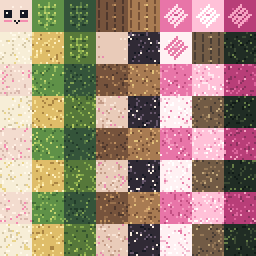
#> input picture docs/models/female_uwu_guardian.png, 128 x 128 px, found by its file name (shown 2 times larger)
$ python preview_owl_guardian.py
#> lines starting #> are read from the running program, lines starting #| are printed output that depends on the picture
#> `out=Image.new('RGB',(988,640),'#302e37')`:
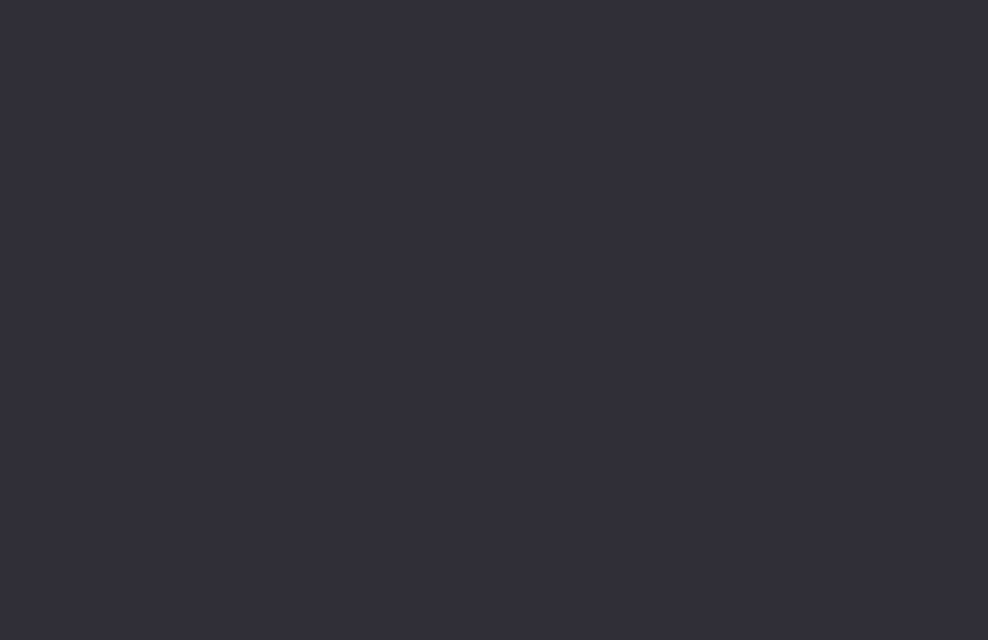
#> out: PIL image 988x640 RGB; mean R, G, B 48, 46, 55
"""Render an orthographic preview directly from the packaged guardian mesh and atlas."""
from pathlib import Path
import json
import math
import numpy as np
from PIL import Image
from generate_owl_residents import ROOT, RES

FACE = {
    'north': ([[-1,1,-1],[1,1,-1],[-1,-1,-1]], (1,1)),
    'south': ([[1,1,1],[-1,1,1],[1,-1,1]], (3,1)),
    'east': ([[1,1,-1],[1,1,1],[1,-1,-1]], (2,1)),
    'west': ([[-1,1,1],[-1,1,-1],[-1,-1,1]], (0,1)),
    'up': ([[-1,1,1],[1,1,1],[-1,1,-1]], (1,0)),
    'down': ([[-1,-1,-1],[1,-1,-1],[-1,-1,1]], (2,0)),
}

def render(angle, tilt, zoom, focus, width, height, frame=''):
#> called with angle = -16, tilt = 5, zoom = 18.2, width = 300, height = 640, frame = ''
    yaw,up=math.radians(angle),math.radians(tilt)
    right=np.array([math.cos(yaw),0,math.sin(yaw)])
    camera=np.array([math.sin(yaw)*math.cos(up),math.sin(up),-math.cos(yaw)*math.cos(up)])
    vertical=np.cross(right,camera)
    canvas=np.zeros((height,width,4),dtype=np.uint8)
    depth=np.full((height,width),-np.inf)
    atlas=np.asarray(Image.open(RES/'textures/entity'/('female_uwu_guardian'+frame+'.png')).convert('RGBA'))
#> atlas is the input picture: shape (128, 128, 4); mean R, G, B, A 162.9, 138.9, 122.6, 255
    for bone in json.loads((RES/'geometry/guardian_bones.json').read_text())['bones']:
        pivot=np.array(bone['pivot'])
        for part in bone['cubes']:
            center=(pivot+part['position'])*[1,-1,1]+[0,24,0]
            size=np.array(part['size'])/2
            ax,ay,az=np.array(part['rotation'])*[-1,1,-1]
            sx,cx=math.sin(ax),math.cos(ax);sy,cy=math.sin(ay),math.cos(ay);sz,cz=math.sin(az),math.cos(az)
            rotate=np.array([[cz,-sz,0],[sz,cz,0],[0,0,1]])@np.array([[cy,0,sy],[0,1,0],[-sy,0,cy]])@np.array([[1,0,0],[0,cx,-sx],[0,sx,cx]])
            for coords,(u,v) in FACE.values():
                points=(np.array(coords)*size)@rotate.T+center
                normal=np.cross(points[1]-points[0],points[2]-points[0]);normal/=np.linalg.norm(normal)
                if normal@camera<=.002:continue
                a=np.array([[(p-focus)@right*zoom+width/2, -(p-focus)@vertical*zoom+height/2] for p in points])
                positions=np.vstack([a,a[1]+a[2]-a[0]])
                x1,y1=np.maximum(np.floor(positions.min(axis=0)).astype(int),[0,0])
                x2,y2=np.minimum(np.ceil(positions.max(axis=0)).astype(int)+1,[width,height])
                if x1>=x2 or y1>=y2:continue
                yy,xx=np.mgrid[y1:y2,x1:x2]
                inv=np.linalg.inv(np.column_stack((a[1]-a[0],a[2]-a[0])))
                dx=xx+.5-a[0,0];dy=yy+.5-a[0,1]
                tx=inv[0,0]*dx+inv[0,1]*dy;ty=inv[1,0]*dx+inv[1,1]*dy
                zs=points@camera
                z=zs[0]+(zs[1]-zs[0])*tx+(zs[2]-zs[0])*ty
                region=depth[y1:y2,x1:x2]
                hit=(tx>=0)&(tx<=1)&(ty>=0)&(ty<=1)&(z>region)
                index=part['tile']
                tex=atlas[(index//4)*64+32*v+np.clip((ty*32).astype(int),0,31),(index%4)*128+32*u+np.clip((tx*32).astype(int),0,31)].copy()
                hit &= tex[:,:,3]>0
                factor=.79+.21*max(0,normal@np.array([-.28,.59,-.75]))
                tex[:,:,:3]=(tex[:,:,:3]*factor).astype(np.uint8)
                canvas[y1:y2,x1:x2][hit]=tex[hit];region[hit]=z[hit]
#> canvas: shape (640, 300, 4); every value is 0
    return Image.fromarray(canvas)

if __name__=='__main__':
    out=Image.new('RGB',(988,640),'#302e37')
    def add(im,x,y):out.paste(im,(x,y),im)
#> (the run stopped early here; a loop or call above may not have finished)
